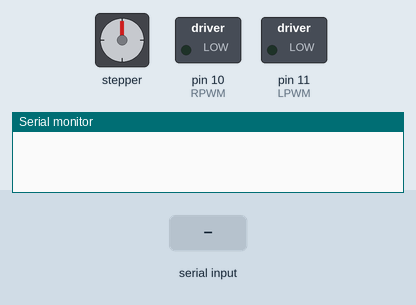
The sketch below on a simulated Arduino Uno, built with avr-gcc and run on an emulated ATmega328P. On the bench: stepper motor, switched loads named in the sketch (green lamp = pin HIGH), the last lines printed to the serial monitor. The test bench sets the inputs (shaded band). Stepper angles assume 200 steps per turn.

Above: at 16.2 s.
16.3 s: "90,45,200," received over Serial
At 19.0 s:
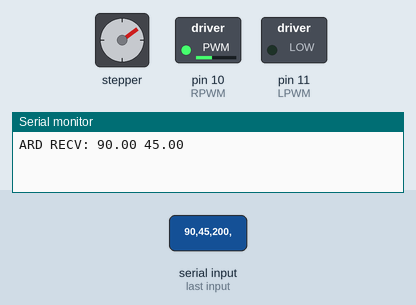
19.3 s: "30,150,10," received over Serial
At 25.1 s:
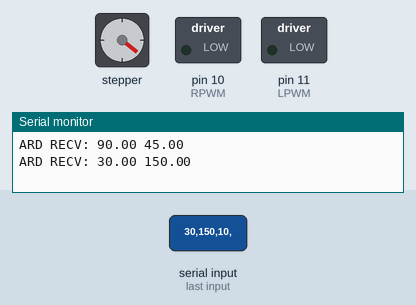
25.3 s: "0," received over Serial
At 33.7 s:
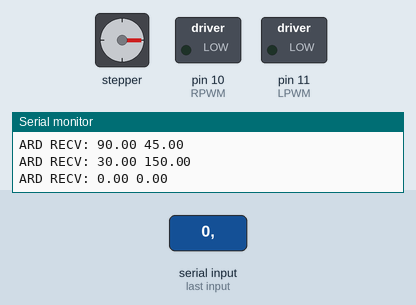
Timing chart, 0 to 35.2 s (numbered marks = the images above; inputs shaded):
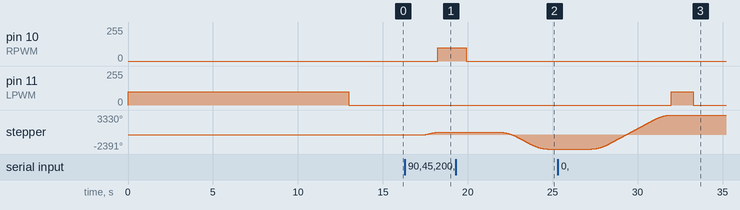

Measured:
- after the input at 16.3 s, pin 10 (RPWM): 0/255 → 100/255 after 1.9 s; stepper: turns 414° clockwise in 0.91 s, starting after 1.0 s
- after the input at 19.3 s, stepper: turns 2805° counter-clockwise in 2.8 s, starting after 2.6 s
- after the input at 25.3 s, pin 11 (LPWM): 0/255 → 100/255 after 6.7 s, → 0/255 1.3 s later; stepper: turns 5721° clockwise in 4.7 s, starting after 2.0 s

The sketch:

finalArdCode.ino
```cpp
/* N. Chantre, J. Lopez
 *  ECE MQP Team 5
 *  Base Station Arduino Code
 */

//Include Statements
#include <AccelStepper.h>
#include <stdlib.h>
#include <stdio.h>
#include <math.h>

//Stepper Motor Global Variables
float coords[3] = {0.0, 0.0, 0.0};
int unitsToRotate = 0;
float oldDegs = 0.0;
float diff = 0;
float offset = 0;

//Change to actual coordinates
float bs_lon = -71.7829575;
float bs_lat = 42.281262833;
float bs_alt = 200;

//Constant Declaration
float pi = 3.1415;

/* Port Declaration
*  Stepper Motor will use pins 6 and 7
*  Linear Actuator will use pins 10 and 11
*/

// Define a stepper and the pins it will use
AccelStepper stepper(1,7,6);

//Linear Actuator Globals
byte Speed = 0; // Intialize Varaible for the speed of the motor (0-255);
int RPWM = 10;  //connect Arduino pin 10 to IBT-2 pin RPWM
int LPWM = 11;  //connect Arduino pin 11 to IBT-2 pin LPWM
int position;

void setup()
{
    // put your setup code here, to run once:
    Serial.begin(9600);

    //Stepper Setup: Setting speed and acceleration for our motor
    stepper.setMaxSpeed(1000.0);
    stepper.setAcceleration(1000.0);
    stepper.setCurrentPosition(0);

    //Linear Actuator Setup
    pinMode(10, OUTPUT); // Configure pin 10 as an Output
    pinMode(11, OUTPUT); // Configure pin 11 as an Output
    Speed = 100;
    position = 1;
    //reset position down.
    analogWrite(RPWM, 0);
    analogWrite(LPWM, Speed);
    delay(13000); // 6.5 Seconds is how long it take to go down

     // Stop Actuator
    analogWrite(RPWM, 0);
    analogWrite(LPWM, 0);
    delay(2000); // 10 Seconds

}

// ------ BEGINNING OF FUNCTIONS ------

//Returns angle between base station & payload
float computeDegs(float bs_lon, float bs_lat, float payl_lon, float payl_lat)
{

    //NOTE: base station calculations
    float bs_lat_rad = bs_lat * pi / 180;
    float bs_lon_rad = bs_lon* pi / 180;

    //NOTE: payload calculations
    float payl_lat_rad = payl_lat * pi / 180;
    float payl_lon_rad = payl_lon * pi / 180;

    float lonDiff = payl_lon_rad - bs_lon_rad;
    float latDiff = payl_lat_rad - bs_lat_rad;

    float degToRotate = atan2(latDiff, lonDiff) * (180/pi);

    Serial.println("Computed Degs:");
    Serial.println(degToRotate);

    return degToRotate;
}


float bearing(float lat1, float lon1, float lat2, float lon2)
{
    //lat1&lon1 is our base station
    float lat1_rad = lat1 * pi / 180;
    float lon1_rad = lon1 * pi / 180;
    float lat2_rad = lat2 * pi / 180;
    float lon2_rad = lon2 * pi / 180;

    float y = sin(lon2_rad - lon1_rad) * cos(lat2_rad);
    float x = cos(lat1_rad) * sin(lat2_rad) - sin(lat1_rad) * cos(lat2_rad) * cos(lon2_rad - lon1_rad);

    float brng = atan2(y, x) * 180 / pi;
    if(brng < 0)
    {
        brng = brng + 360;
    }

    return brng;
}

//This function takes in the degrees(angle) between the base station and the payload to map this value to a motor value for the correct rotation
int mapToMotor(float degs)
{
  int retUnits;
  float unitPerDeg = 18.056;

  retUnits = floor(degs*unitPerDeg);

  return retUnits;
}

//This function receives parsed GPS coordinates being sent from the PC to our Arduino Uno
void recvGPSCoords()
{
  float longitude, latitude, altitude;
  String recvData;

  while(Serial.available()==0)
  {
    //wait
  }

  //longitude
  recvData = Serial.readStringUntil(',');
  longitude = recvData.toFloat();
  coords[0] = longitude;

  //latitude
  recvData = Serial.readStringUntil(',');
  latitude = recvData.toFloat();
  coords[1] = latitude;

  //altitude
  recvData = Serial.readStringUntil('\n');
  altitude = recvData.toFloat();
  coords[2] = altitude;

}

void rotate()
{
  stepper.runToNewPosition(unitsToRotate);
  //change to variable that will change with each call of the point function
  stepper.stop();
  delayMicroseconds(1000);
}

float computeDiff(float currDegs)
{
  float retVal = 0.0;

  if(currDegs > offset)
  {
    retVal = currDegs - offset;
  }
  else if(currDegs < offset)
  {
    retVal = offset - currDegs;
  }

  offset = currDegs;

  return retVal;
}

// 10in stroke
// 90deg/10in = 9deg per in
// 17 second up
// 13 seconds down
// 17/10 = 1.7s/in up
// 13/10 = 1.3 s/in down
// 3ft offset from the ground
float pointer(float pay_alt, float pay_lat, float pay_lon){
  float lonDiff1 = pay_lon - bs_lon;
  float latDiff1 = pay_lat - bs_lat;

  //Hypotenuse
  float Hypotenuse1 = (pow(latDiff1,2)) + (pow(lonDiff1,2));
  float diagdist=sqrt(Hypotenuse1); //adjacent
  float angle = tan((pay_alt-bs_alt)/diagdist); //returns angles in radians
  float angledegree = angle * (180/pi); //conversion to degrees
  return angledegree;
}
  int split(float angledegrees, float pay_alt){
    int position;
    if (angledegrees <= 9){
      position = 1;
    }
    else if (angledegrees <= 10 && angledegrees >= 18){
      position = 2;
    }
    else if (angledegrees <= 19 && angledegrees >= 27){
      position = 3;
    }
    else if (angledegrees <= 28 && angledegrees >= 36){
      position = 4;
    }
    else if (angledegrees <= 37 && angledegrees >= 45){
      position = 5;
    }
    else if (angledegrees <= 46 && angledegrees >= 54){
      position = 6;
    }
    return position;
  }

// ------ END OF FUNCTIONS ------

void loop()
{
  //Read serial data from Base Station Computer
  recvGPSCoords();
  float pl_lon = coords[0];
  float pl_lat = coords[1];
  float pl_alt = coords[2];

  Serial.println("ARD RECV: " + String(pl_lon) + " " + String(pl_lat));

  //Calculate bearing
  float retDegs = bearing(bs_lat, bs_lon, pl_lat, pl_lon);

//TO PREVENT TURNS GREATER THAN 180 degrees
  if(retDegs>180)
  {
    retDegs = -1*(360-retDegs);
  }

  //Compute value and determine direction to rotate motor
  unitsToRotate = mapToMotor(retDegs);

  //Rotate Motor
  stepper.runToNewPosition(unitsToRotate);
  stepper.stop();

  //Assign offset
  offset = retDegs;//offset will always be equal to retDegs

  int oldposition = position;
  //Linear Actuator
  float angledegs = pointer(pl_alt, pl_lat, pl_lon);
  position = split(pl_alt, angledegs);

  if (position > oldposition){
    //Extend Actuator
    analogWrite(RPWM, Speed);
    analogWrite(LPWM, 0);
    delay(1700); //1.7 seconds to go up 1in
    // Stop Actuator
    analogWrite(RPWM, 0);
    analogWrite(LPWM, 0);
    delay(1000);
  } else if(position < oldposition){
    // Retract Actuator
    analogWrite(RPWM, 0);
    analogWrite(LPWM, Speed);
    delay(1300); //1.3 rate doing down 1in
    //Stop Actuator
    analogWrite(RPWM, 0);
    analogWrite(LPWM, 0);
    delay(1000);
  }
}
```
